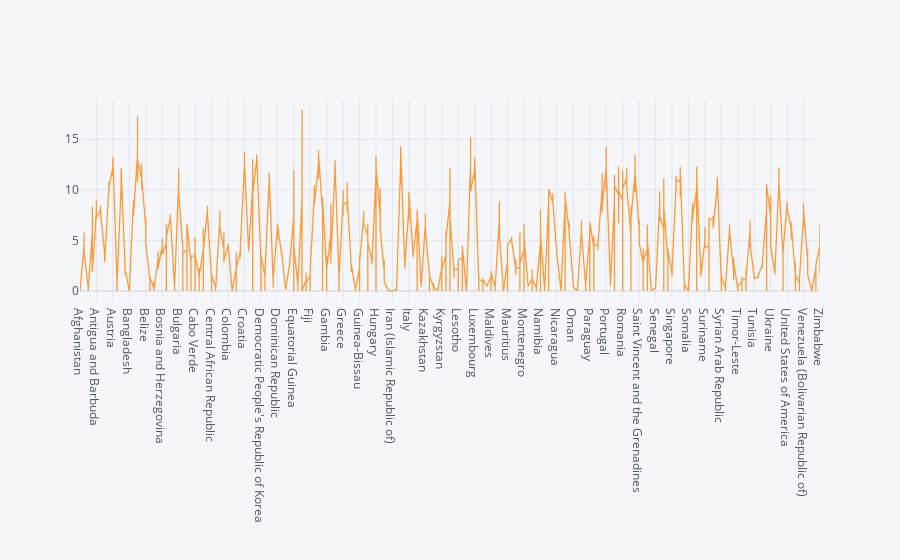

The notebook cell this image was saved under:
### Code cell
who_df_copy.iplot(kind='scatter',x='country',y='alcohol')

### Figure 1 — Plotly figure (JSON) as saved in the notebook; plotly's stock layout.template omitted (floating-point values rounded to 4 significant figures; data arrays with more than 128 entries replaced by an {"elided": "..."} marker saying what was removed)
{"data": [{"name": "alcohol", "text": "", "mode": "lines", "y": {"elided": "2888 float values"}, "x": {"elided": "2888 str values"}, "line": {"color": "rgba(255, 153, 51, 1.0)", "dash": "solid", "shape": "linear", "width": 1.3}, "type": "scatter"}], "layout": {"title": {"font": {"color": "#4D5663"}}, "paper_bgcolor": "#F5F6F9", "plot_bgcolor": "#F5F6F9", "yaxis": {"tickfont": {"color": "#4D5663"}, "zerolinecolor": "#E1E5ED", "title": {"text": "", "font": {"color": "#4D5663"}}, "gridcolor": "#E1E5ED", "showgrid": true}, "xaxis": {"tickfont": {"color": "#4D5663"}, "zerolinecolor": "#E1E5ED", "title": {"text": "", "font": {"color": "#4D5663"}}, "gridcolor": "#E1E5ED", "showgrid": true}, "legend": {"bgcolor": "#F5F6F9", "font": {"color": "#4D5663"}}}}
